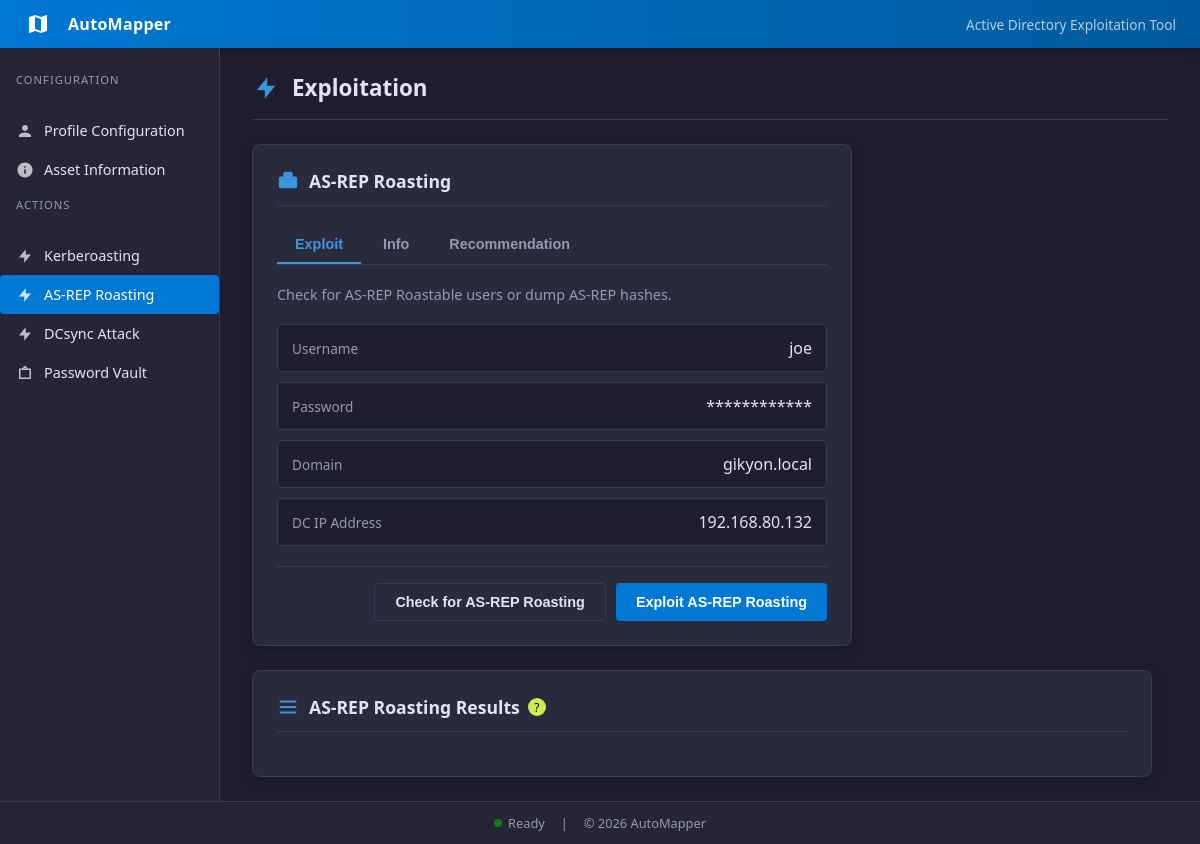
The app's page /asreproast with its own data.
### tables this page shows
CREATE TABLE profiles (
    description text,
    name text,
    password text,
    ntlmHash text,
    domain text,
    dc_ip text,
    fqdn text
, username text, dc_fqdn text, profile_description text);

### app/routes/main.py (the view, shortened to what this page needs)
@main_bp.route("/asreproast", methods=["GET", "POST"])
def asreproast():
    creds = _get_creds()
    results = []
    error = None
    status_message = None
    action = None
    return _render_exploit(
        "asreproast.html",
        creds,
        results,
        error,
        status_message,
        action,
    )

### app/db/database.py (called while the page is built)
def get_db():
    conn = sqlite3.connect(DB_PATH)
    conn.row_factory = sqlite3.Row
    return conn

def get_profile(name):
    conn = get_db()
    try:
        row = conn.execute(
            """
            SELECT name, username, password, domain, dc_ip, dc_fqdn, profile_description
            FROM profiles
            WHERE name = ?
            """,
            (name,),
        ).fetchone()
    finally:
        conn.close()
    if not row:
        return None
    return {
        "username": row["username"],
        "password": row["password"],
        "domain": row["domain"],
        "dc_ip": row["dc_ip"],
        "dc_fqdn": row["dc_fqdn"],
        "profile_description": row["profile_description"],
    }

def get_active_profile():
    conn = get_db()
    try:
        row = conn.execute(
            "SELECT value FROM app_state WHERE key = ?",
            ("active_profile",),
        ).fetchone()
    finally:
        conn.close()
    return row["value"] if row else None

### app/routes/main.py (called while the page is built)
def _get_creds():
    active_profile = get_active_profile()
    if not active_profile:
        return {}
    return get_profile(active_profile) or {}

def _render_exploit(template, creds, results, error, status_message, action):
    return render_template(
        template,
        creds=creds,
        results=results,
        error=error,
        status_message=status_message,
        action=action,
    )

### app/templates/asreproast.html (shortened to what this page needs)
{% extends 'base.html' %}
{% block content %}
<div class="page-header">
  <svg viewBox="0 0 24 24"><path d="M13 10V3L4 14h7v7l9-11h-7z"/></svg>
  <h1 class="page-title">Exploitation</h1>
</div>
<section class="card">
  <div class="card-header">
    <svg viewBox="0 0 24 24"><path d="M20 7h-3V4a2 2 0 0 0-2-2H9a2 2 0 0 0-2 2v3H4a2 2 0 0 0-2 2v9a2 2 0 0 0 2 2h16a2 2 0 0 0 2-2V9a2 2 0 0 0-2-2z"/></svg>
    <h1>AS-REP Roasting</h1>
  </div>
  <div class="tab-bar">
    <button class="tab-btn active" data-tab="asrep-exploit-tab">Exploit</button>
    <button class="tab-btn" data-tab="asrep-info-tab">Info</button>
    <button class="tab-btn" data-tab="asrep-rec-tab">Recommendation</button>
  </div>
  <div id="asrep-exploit-tab" class="tab-content active">
    <p class="subtitle">Check for AS-REP Roastable users or dump AS-REP hashes.</p>
    <div class="output">
      <div class="output-row">
        <span class="label">Username</span>
        <span class="value">{{ creds.username or '—' }}</span>
      </div>
      <div class="output-row">
        <span class="label">Password</span>
        <span class="value">{{ '*' * (creds.password|length) if creds.password else '—' }}</span>
      </div>
      <div class="output-row">
        <span class="label">Domain</span>
        <span class="value">{{ creds.domain or '—' }}</span>
      </div>
      <div class="output-row">
        <span class="label">DC IP Address</span>
        <span class="value">{{ creds.dc_ip or '—' }}</span>
      </div>
    </div>
    <form method="POST" class="actions">
      <button class="btn secondary" name="action" value="check">
        Check for AS-REP Roasting
      </button>
      <button class="btn" name="action" value="exploit">
        Exploit AS-REP Roasting
      </button>
    </form>
  </div>
</section>
<section class="card result-card">
  <div class="card-header">
  <svg viewBox="0 0 24 24">
    <path d="M3 5h18v2H3V5zm0 6h18v2H3v-2zm0 6h18v2H3v-2z"/>
  </svg>
  <div class="header-with-tooltip">
    <h1>AS-REP Roasting Results</h1>
    <div class="tooltip-container">
      <span class="info-icon">?</span>
    </div>
  </div>
</div>
</section>
{% endblock %}

### app/static/css/style.css (style rules this page uses)
:root { --bg: #1e1e2e; --sidebar: #252536; --card: #2a2a3d; --text: #e4e4f0; --muted: #9898b0; --accent: #0078d4; --accent-dark: #005a9e; --accent-light: #3a96dd; --success: #107c10; --warning: #ff8c00; --border: #3a3a50; --header-bg: linear-gradient(90deg, #0078d4, #005a9e); }
* { box-sizing: border-box; margin: 0; padding: 0; }
body { font-family: "Segoe UI", system-ui, -apple-system, sans-serif; background: var(--bg); color: var(--text); min-height: 100vh; display: flex; flex-direction: column; }
.page-header { display: flex; align-items: center; gap: 12px; margin-bottom: 24px; padding-bottom: 16px; border-bottom: 1px solid var(--border); }
.page-header svg { width: 28px; height: 28px; fill: var(--accent-light); }
.page-title { font-size: 1.4rem; font-weight: 600; }
.card { background: var(--card); border: 1px solid var(--border); border-radius: 8px; padding: 24px; max-width: 600px; box-shadow: 0 4px 12px rgba(0, 0, 0, 0.2); }
.card-header { display: flex; align-items: center; gap: 10px; margin-bottom: 20px; padding-bottom: 12px; border-bottom: 1px solid var(--border); }
.card-header svg { width: 22px; height: 22px; fill: var(--accent-light); }
.card h1 { font-size: 1.1rem; font-weight: 600; }
.subtitle { color: var(--muted); font-size: 0.9rem; margin-bottom: 20px; }
.actions { display: flex; justify-content: flex-end; gap: 10px; margin-top: 20px; padding-top: 16px; border-top: 1px solid var(--border); }
.btn { background: var(--accent); color: white; border: none; border-radius: 4px; padding: 10px 20px; cursor: pointer; font-weight: 600; font-size: 0.9rem; text-decoration: none; display: inline-flex; align-items: center; gap: 8px; transition: background 0.15s ease; }
.btn.secondary { background: transparent; border: 1px solid var(--border); color: var(--text); }
.output { display: flex; flex-direction: column; gap: 10px; margin-top: 16px; }
.output-row { display: flex; justify-content: space-between; align-items: center; background: var(--bg); border: 1px solid var(--border); border-radius: 4px; padding: 12px 14px; }
.output-row .label { color: var(--muted); font-size: 0.85rem; }
.output-row .value { color: var(--text); font-weight: 500; }
.result-card { margin-top: 24px; max-width: 900px; }
.tab-bar { display: flex; gap: 4px; margin-bottom: 20px; border-bottom: 1px solid var(--border); padding-bottom: 0; }
.tab-btn { background: transparent; border: none; border-bottom: 2px solid transparent; color: var(--muted); padding: 10px 18px; font-size: 0.9rem; font-weight: 600; cursor: pointer; transition: color 0.15s ease, border-color 0.15s ease; }
.tab-btn.active { color: var(--accent-light); border-bottom-color: var(--accent-light); }
.tab-content { display: none; }
.tab-content.active { display: block; }
.header-with-tooltip { display: flex; align-items: center; gap: 8px; }
.tooltip-container { position: relative; }
.info-icon { background: #cded4c; color: #000000; border-radius: 50%; width: 18px; height: 18px; display: flex; align-items: center; justify-content: center; font-size: 12px; cursor: pointer; transition: 0.2s; }

### records on screen
profiles: username "joe", domain "gikyon.local", dc_ip "192.168.80.132"

### other values on screen
{{ '*' * (creds.password|length) if creds.password else '—' }} "************"
